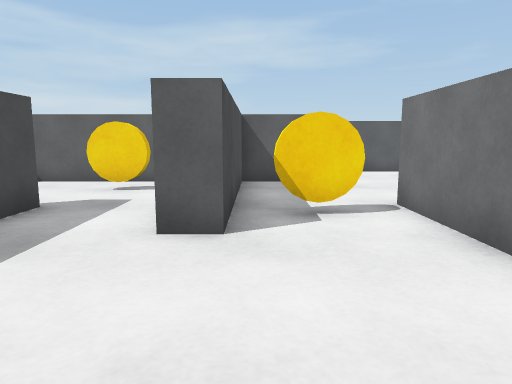
[1] (above)

18 first-person views from a walk through a 3-D level made in the Unity game engine. The camera is 0.57 m above the floor, tilts 8° down and sees 70° across. The floor is counted in squares, 0.5 m on a side. Each view is taken from the middle of a square. On the plan, view 1 faces up. The plan holds only what a view shows up to about 14 squares ahead; the rest is blank. The player character is not drawn.

[2]
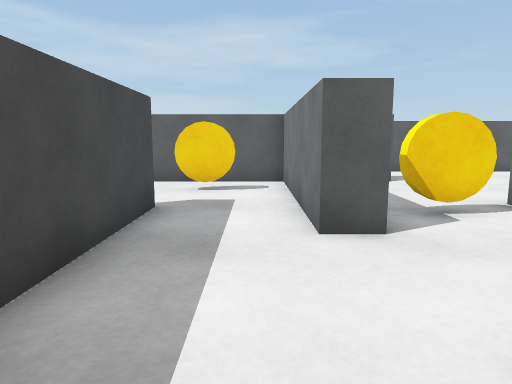

[3]
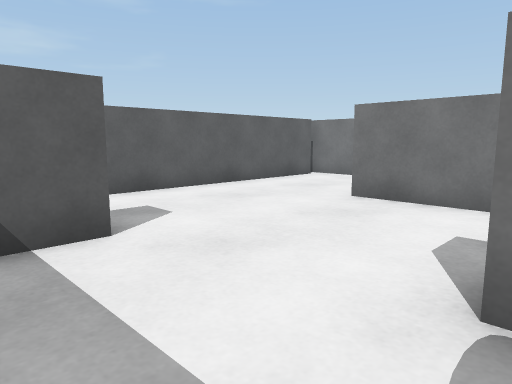

[4]
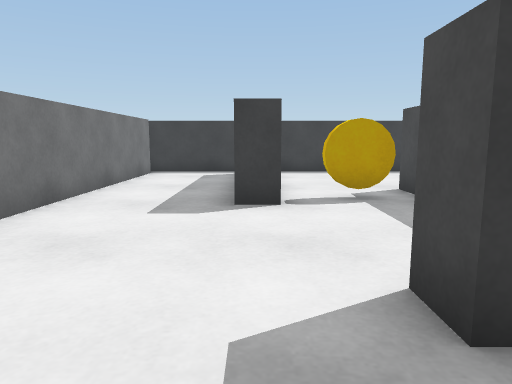

[5]
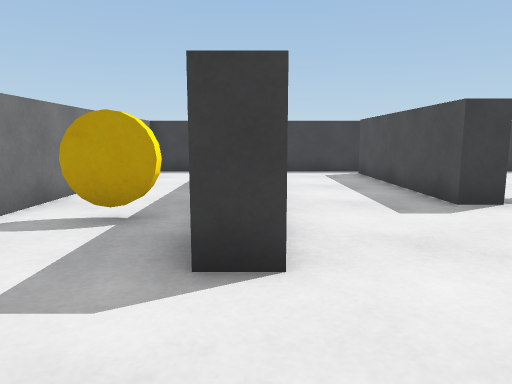

[6]
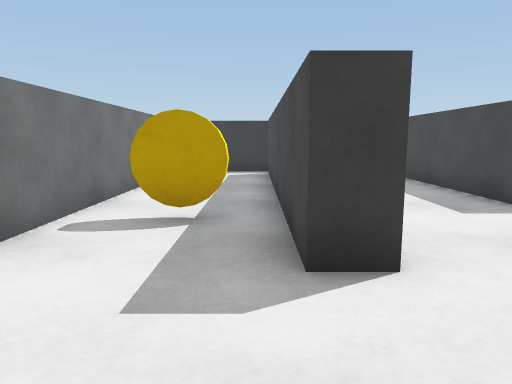

[7]
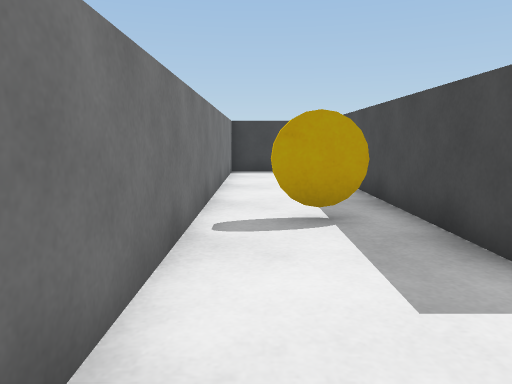

[8]
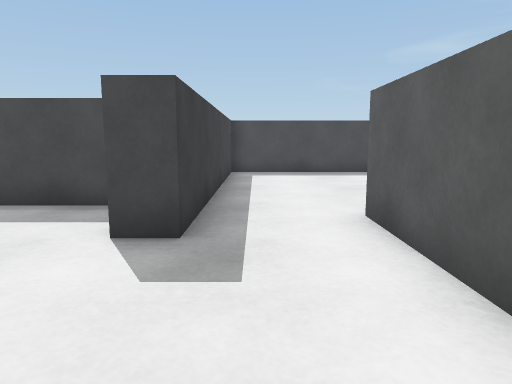

[9]
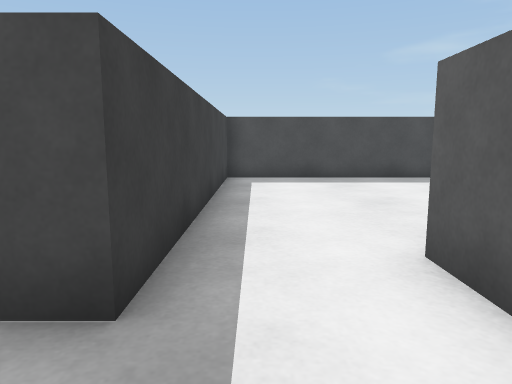

[10]
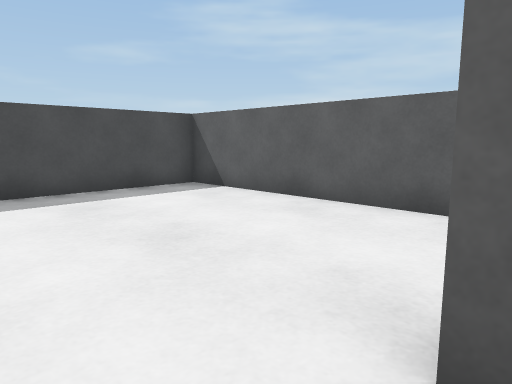

[11]
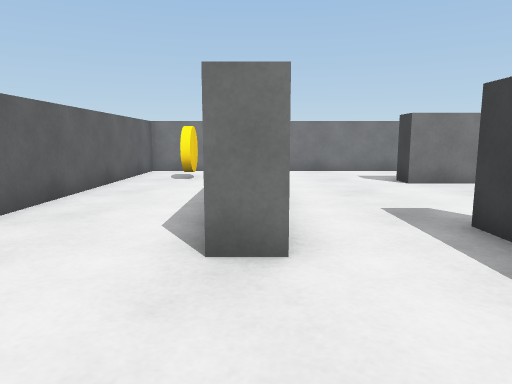

[12]
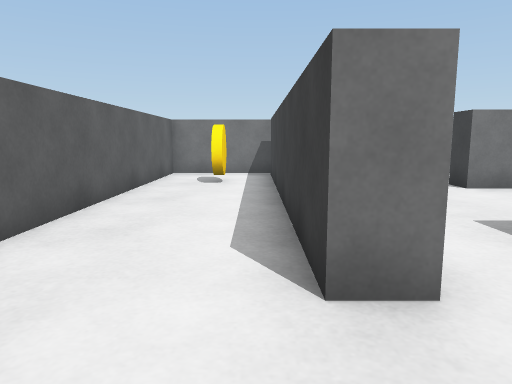

[13]
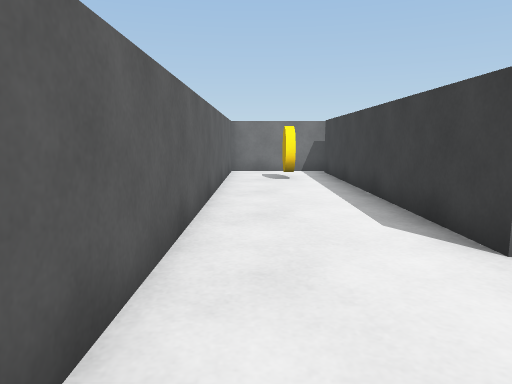

[14]
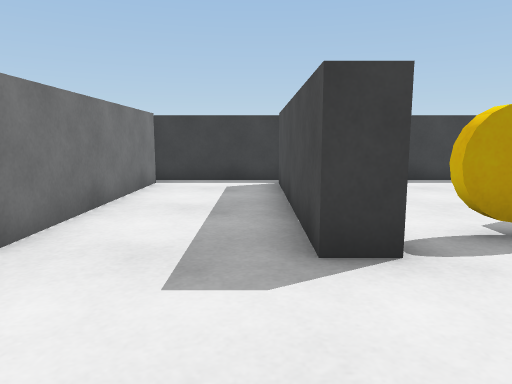

[15]
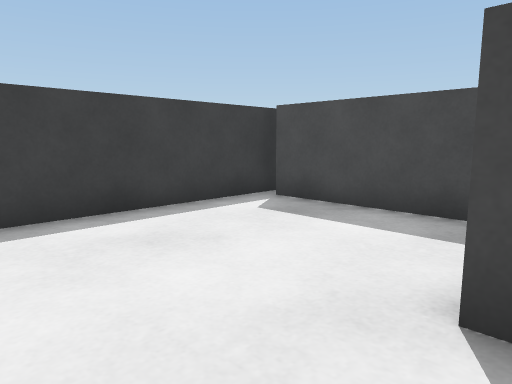

[16]
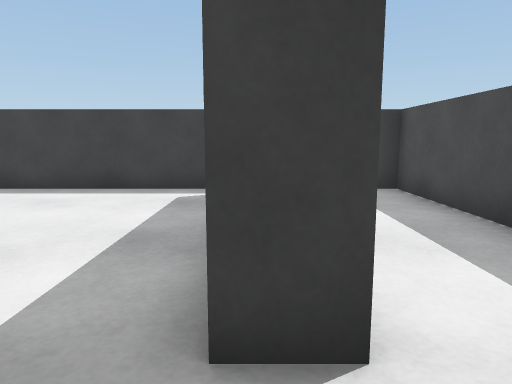

[17]
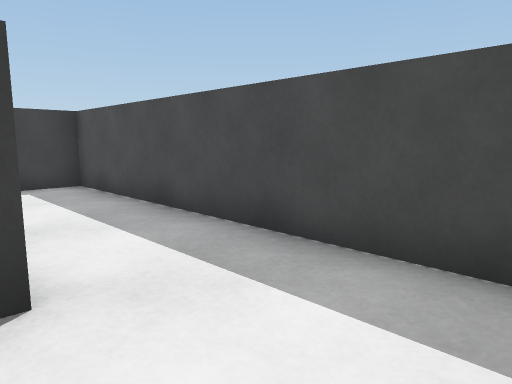

[18]
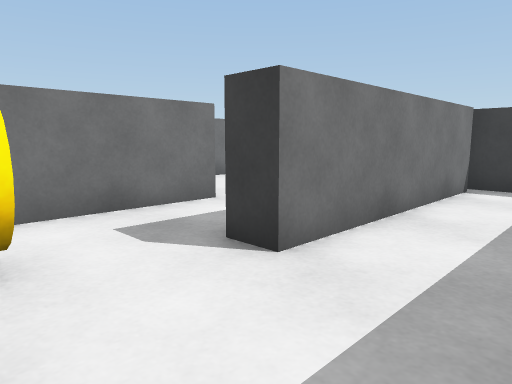

### Floor plan
Ten units are one square. View 1 is at (0, 0); x grows to the right and y downward. Boxes are objects, and circles mark ways between rooms. Rooms are numbered by the first view taken in them; rooms with no view inside come last. Other rooms are left out.
<svg viewBox="-79 -184 193 196">
<path fill="none" stroke="#000" d="M26 -35 26 -65 34 -65 34 -1M26 -9 26 -14M-4 -100 -4 -44 -12 -44 -12 -66M6 -111 18 -111 18 -103 -5 -103M67 0 67 -99 76 -99 76 -6M-38 -63 -38 2M104 -137 5 -137M-39 7 109 7 109 -139M5 -137 5 -145 104 -145M109 -139 109 -179 -74 -179 -74 -111 6 -111M-12 -66 -12 -103 -62 -103M-74 -85 -74 7 -39 7M-46 2 -46 -63 -38 -63"/>
<rect x="5" y="-65" width="10" height="10" fill="#bbb"><title>coin</title></rect>
<rect x="85" y="-85" width="10" height="10" fill="#bbb"><title>coin</title></rect>
<rect x="75" y="-165" width="10" height="10" fill="#bbb"><title>coin</title></rect>
<rect x="-35" y="-95" width="10" height="10" fill="#bbb"><title>coin</title></rect>
<circle cx="10" cy="-125" r="3" fill="#2a7"/>
<circle cx="-25" cy="-55" r="3" fill="#2a7"/>
<text x="40" y="-60">1</text>
<text x="0" y="-150">2</text>
<text x="-50" y="-50">3</text>
</svg>
Room 1 opens to room 2. Room 1 opens to room 3.

Where each view was taken, in squares from view 1:
view 1: 0 up, 0 right, facing up
view 2: 0 up, 2 left, facing up
view 3: 6 up, 0 right, facing up-right
view 4: 13 up, 3 right, facing down
view 5: 13 up, 7 right, facing down
view 6: 13 up, 8 right, facing down
view 7: 13 up, 10 right, facing down
view 8: 12 up, 6 right, facing left
view 9: 12 up, 4 right, facing left
view 10: 12 up, 1 right, facing up-left
view 11: 14 up, 3 left, facing right
view 12: 15 up, 2 left, facing right
view 13: 17 up, 3 left, facing right
view 14: 10 up, 4 right, facing down
view 15: 5 up, 2 right, facing down-left
view 16: 8 up, 4 left, facing down
view 17: 9 up, 4 left, facing down-left
view 18: 9 up, 7 left, facing down-right
